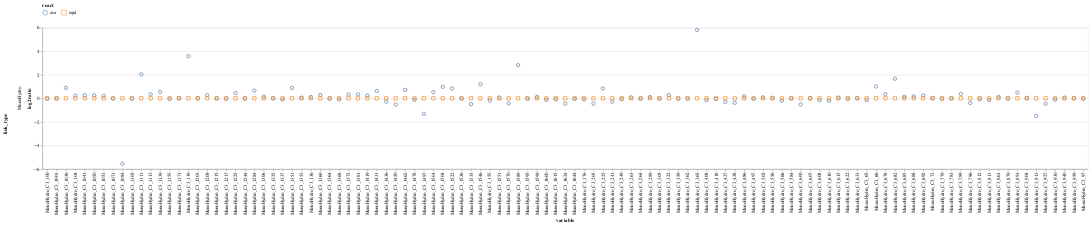

The notebook cell this image was saved under:
### Code cell
alt.Chart(df_merge).mark_point(size=50).encode(
    x='variable',
    y=alt.Y('log2ratio'),
    row='link_type',
    color=alt.Color('react', legend=alt.Legend(orient='top')),
    shape=alt.Shape('react', legend=alt.Legend(orient='top')),
).resolve_scale(x='independent', y='independent')

### Figure 1 — Vega-Lite specification as saved in the notebook (floating-point values rounded to 4 significant figures; data arrays with more than 128 entries replaced by an {"elided": "..."} marker saying what was removed)
{"config": {"view": {"continuousWidth": 400, "continuousHeight": 300}}, "data": {"name": "data-8e308b68f595b5e7bf7160fc00c327e4"}, "mark": {"type": "point", "size": 50}, "encoding": {"color": {"type": "nominal", "field": "react", "legend": {"orient": "top"}}, "row": {"type": "nominal", "field": "link_type"}, "shape": {"type": "nominal", "field": "react", "legend": {"orient": "top"}}, "x": {"type": "nominal", "field": "variable"}, "y": {"type": "quantitative", "field": "log2ratio"}}, "resolve": {"scale": {"x": "independent", "y": "independent"}}, "$schema": "https://vega.github.io/schema/vega-lite/v4.0.2.json", "datasets": {"data-8e308b68f595b5e7bf7160fc00c327e4": {"elided": "222 records"}}}
